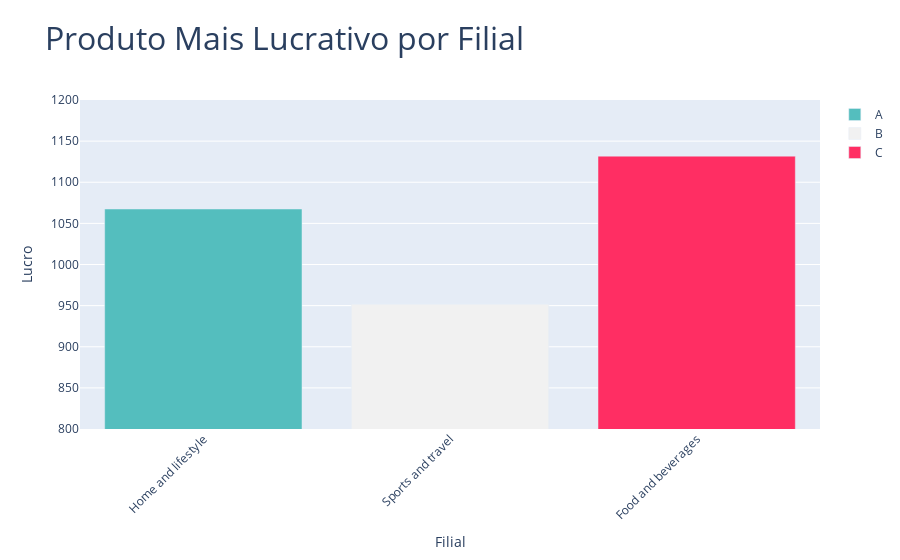

Notebook code cell kept with this figure:
### Code cell
# 9 - Produto mais lucrativo (maior receita gross_income) por filial (branch)
most_profitable_product_by_branch = df.groupby(["branch", "product_line"])["gross_income"].sum().reset_index()
most_profitable_product_by_branch = most_profitable_product_by_branch.sort_values(["branch", "gross_income"], ascending=[True, False]).drop_duplicates(["branch"])

# Grafico
# Definindo a escala de cores
colors = [
    "#54bebe",
    "#f1f1f1",
    "#ff2e63",
]

# Convertendo o índice multi-nível em colunas
most_profitable_product_by_branch = most_profitable_product_by_branch.reset_index()

# Criando o gráfico de barras
fig = go.Figure()

# Criando uma série de dados para cada filial
for branch, color in zip(most_profitable_product_by_branch["branch"].unique(), colors):
    branch_data = most_profitable_product_by_branch[most_profitable_product_by_branch["branch"] == branch]
    fig.add_trace(
        go.Bar(
            name=branch,
            x=branch_data["product_line"],
            y=branch_data["gross_income"],
            marker_color=color,
        )
    )

# Atualizando o layout do gráfico
fig.update_layout(
    title_text="Produto Mais Lucrativo por Filial",
    xaxis_title="Filial",
    yaxis_title="Lucro",
    title_font=dict(size=32),
    xaxis_tickangle=-45,
    autosize=False,
    yaxis=dict(range=[800, 1200]),  # Definindo o limite inferior do eixo y
    # height=800,
    showlegend=True,
)

# Exibir o gráfico
fig.show()

### Figure 1 — Plotly figure (JSON) as saved in the notebook; plotly's stock layout.template omitted (floating-point values rounded to 4 significant figures)
{"data": [{"marker": {"color": "#54bebe"}, "name": "A", "type": "bar", "x": ["Home and lifestyle"], "y": [1067.0]}, {"marker": {"color": "#f1f1f1"}, "name": "B", "type": "bar", "x": ["Sports and travel"], "y": [951.8]}, {"marker": {"color": "#ff2e63"}, "name": "C", "type": "bar", "x": ["Food and beverages"], "y": [1132.0]}], "layout": {"autosize": false, "showlegend": true, "title": {"font": {"size": 32}, "text": "Produto Mais Lucrativo por Filial"}, "xaxis": {"tickangle": -45, "title": {"text": "Filial"}}, "yaxis": {"range": [800, 1200], "title": {"text": "Lucro"}}}}
